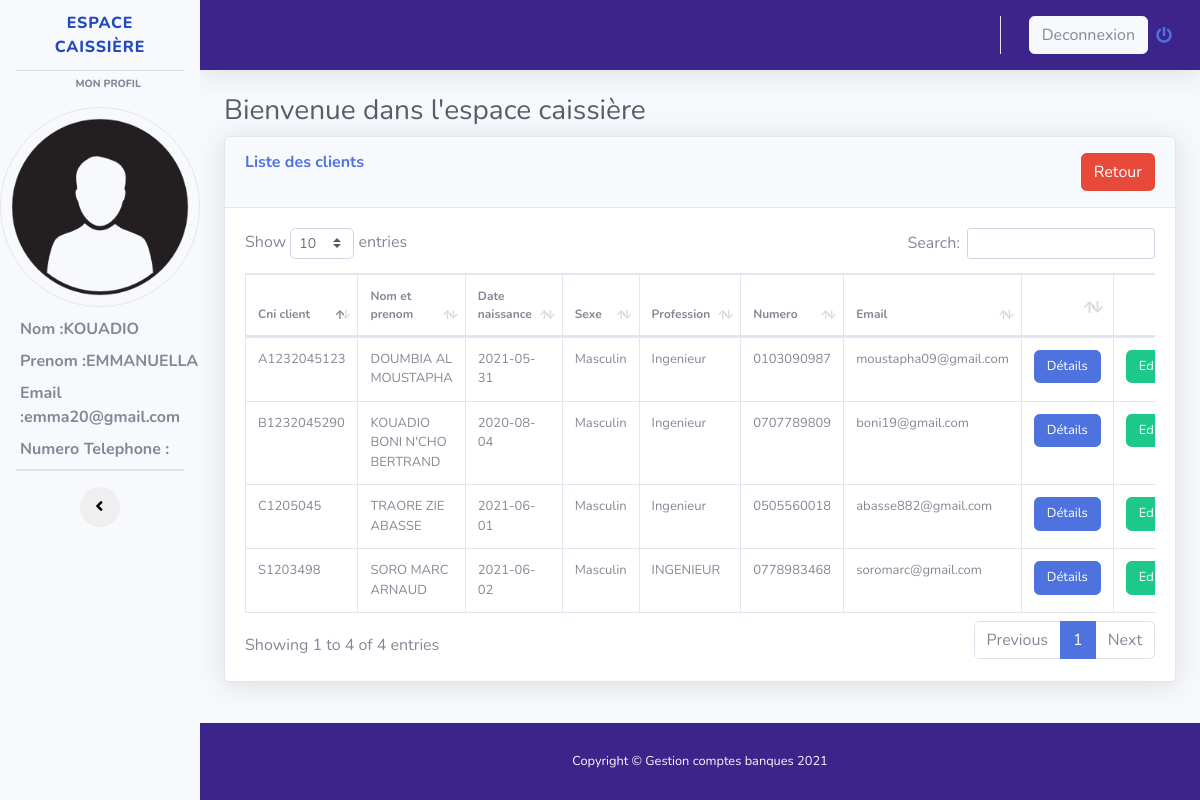
Page /espace_caissiere_liste_clients.php (signed in) on the committed database.
### tables this page shows
CREATE TABLE `caissiere` (
  `idcaisse` int(11) NOT NULL,
  `nomcaisse` varchar(255) NOT NULL,
  `prenomcaisse` varchar(255) NOT NULL,
  `emailcaisse` varchar(255) NOT NULL,
  `passwordcaisse` varchar(255) DEFAULT 'cib2021@',
  `numerocaisse` varchar(255) DEFAULT NULL,
  `archive` int(1) NOT NULL DEFAULT 0
);

CREATE TABLE `client` (
  `idclient` int(11) NOT NULL,
  `cni` varchar(255) DEFAULT NULL,
  `nomclient` varchar(255) NOT NULL,
  `prenomclient` varchar(255) NOT NULL,
  `datenaissance` date NOT NULL,
  `profession` varchar(255) NOT NULL,
  `telephone` varchar(255) NOT NULL,
  `email` varchar(255) DEFAULT NULL,
  `lienphoto` varchar(255) DEFAULT NULL,
  `liensignature` varchar(255) DEFAULT NULL,
  `archive` int(1) NOT NULL DEFAULT 0,
  `idsexe` int(1) NOT NULL DEFAULT 1
);

CREATE TABLE `sexe` (
  `idsexe` int(11) NOT NULL,
  `libsexe` varchar(255) NOT NULL
);

### espace_caissiere_liste_clients.php (the view, shortened to what this page needs)
<?php
$bd = bd();
?>
<!DOCTYPE html>
<html lang="en">
<head>
  <link href="vendor/fontawesome-free/css/all.min.css" rel="stylesheet" type="text/css">
  <link rel="stylesheet" href="//maxcdn.bootstrapcdn.com/font-awesome/4.7.0/css/font-awesome.min.css" />
  <link href="css/sb-admin-2.min.css" rel="stylesheet">
  <link href="vendor/datatables/dataTables.bootstrap4.min.css" rel="stylesheet">
</head>
<body id="page-top">
<div id="wrapper" class="bg-dark">
    <ul class="navbar-nav bg-light sidebar sidebar-white accordion" id="accordionSidebar">
      <a class="sidebar-brand d-flex align-items-center justify-content-center" href="#">
        <div class="sidebar-brand-icon rotate-n-15">
        </div>
        <div class="sidebar-brand-text mx-3">ESPACE CAISSIÈRE</div>
      </a>
      <hr class="sidebar-divider my-0">
     <div class="sidebar-heading" style="margin:5px auto;">
        Mon profil
      </div>
      <?php
        $requete = $bd->prepare("SELECT * FROM caissiere WHERE emailcaisse = ? ");
        $requete->execute(array($_SESSION['mail']));
        while($donne = $requete->fetch()){
      ?>
      <img src="image/user.png" class="rounded-circle border" alt="image" style="height: 200px; width:200px; margin:10px auto;"/>
      <label style="margin-left: 20px; font-weight:bold;">
          Nom :<?php echo $donne['nomcaisse']; ?>
      </label>
      <label style="margin-left: 20px; font-weight:bold">
          Prenom :<?php echo $donne['prenomcaisse']; ?>
      </label>
      <label style="margin-left: 20px; font-weight:bold">
          Email :<?php echo $donne['emailcaisse']; ?>
      </label>
      <label style="margin-left: 20px; font-weight:bold">
          Numero Telephone :<br> <?php echo $donne['numerocaisse']; ?>
      </label>
      <?php
        }
      ?>
      <hr class="sidebar-divider my-0">
      <hr class="sidebar-divider">
      <div class="text-center d-none d-md-inline">
        <button class="rounded-circle border-0" id="sidebarToggle"></button>
      </div>
    </ul>
    <div id="content-wrapper" class="d-flex flex-column">
      <div id="content">
        <nav class="navbar navbar-expand text-light topbar mb-4 static-top shadow" style="background:rgb(60,36,139);">
          <ul class="navbar-nav ml-auto">
            <li class="nav-item dropdown no-arrow">
              <a class="nav-link dropdown-toggle" href="#" id="userDropdown" role="button" data-toggle="dropdown" aria-haspopup="true" aria-expanded="false">
                <span class="mr-2 d-none d-lg-inline text-gray-600 small btn btn-light">Deconnexion</span>
                <i class="fas fa-power-off"></i>
              </a>
            </li>
          </ul>
        </nav>
        <div class="container-fluid">
          <h1 class="h3 mb-2 text-gray-800">Bienvenue dans l'espace caissière </h1>
          <div class="card shadow mb-4">
            <div class="card-header py-3">
              <h6 class="m-0 font-weight-bold text-primary">Liste des clients <a href="espace_caissiere_home.php" class="btn btn-danger text-white" style="float:right;">Retour </a></h6>
            </div>
            <?php
              $requete = $bd->prepare("SELECT * FROM client LEFT JOIN sexe ON sexe.idsexe = client.idsexe WHERE client.archive = 0 ");
              $donne = $requete->execute();
            ?>
            <div class="card-body">
              <div class="table-responsive">
                <table class="table table-bordered" id="dataTable" width="100%" cellspacing="0">
                  <thead>
                    <tr>
                      <th style="font-size:12px;">Cni client</th>
                      <th style="font-size:12px;">Nom et prenom</th>
                      <th style="font-size:12px;">Date naissance</th>
                      <th style="font-size:12px;">Sexe</th>
                      <th style="font-size:12px;">Profession</th>
                      <th style="font-size:12px;">Numero</th>
                      <th style="font-size:12px;">Email</th>
                      <th></th>
                      <th></th>
                    </tr>
                  </thead>
                  <tbody>
                    <?php
                    while($donnes = $requete->fetch() ){ ?>
                    <tr>
                      <td style="font-size:13px;"><?php echo $donnes['cni'];?></td>
                      <td style="font-size:13px;"><?php echo $donnes['nomclient'].' '.$donnes['prenomclient'];?></td>
                      <td style="font-size:13px;"><?php echo $donnes['datenaissance'];?></td>
                      <td style="font-size:13px;"><?php echo $donnes['libsexe'];?></td>
                      <td style="font-size:13px;"><?php echo $donnes['profession'];?></td>
                      <td style="font-size:13px;"><?php echo $donnes['telephone'];?></td>
                      <td style="font-size:13px;"><?php echo $donnes['email'];?></td>
                      <td><a class="btn btn-primary" style="font-size:13px;" title="Voir plus" href="voir_plus.php?Id_clt=<?php echo $donnes['idclient'];?>">Détails </a></td>
                      <td><a class="btn btn-success" title="Editer" style="font-size:13px;" href="editer_client.php?Id_clt=<?php echo $donnes['idclient'];?>">Editer </a></td>
                    </tr>
                    <?php
                      }
                    ?>
                  </tbody>
                </table>
              </div>
            </div>
          </div>
        </div>
      </div>
      <footer class="sticky-footer text-light" style="background:rgb(60,36,139);">
        <div class="container my-auto">
          <div class="copyright text-center my-auto">
            <span>Copyright &copy; Gestion comptes banques 2021</span>
          </div>
        </div>
      </footer>
    </div>
  </div>
</body>
</html>

### rows in the picture
caissiere: nomcaisse "KOUADIO", prenomcaisse "EMMANUELLA", emailcaisse "emma20@gmail.com"
client: cni "C1205045", nomclient "TRAORE", prenomclient "ZIE ABASSE", datenaissance "2021-06-01", idsexe.libsexe "Masculin", profession "Ingenieur", telephone "0505560018", email "abasse882@gmail.com"
client: cni "S1203498", nomclient "SORO", prenomclient "MARC ARNAUD", datenaissance "2021-06-02", idsexe.libsexe "Masculin", profession "INGENIEUR", telephone "0778983468", email "soromarc@gmail.com"
client: cni "A1232045123", nomclient "DOUMBIA", prenomclient "AL MOUSTAPHA", datenaissance "2021-05-31", idsexe.libsexe "Masculin", profession "Ingenieur", telephone "0103090987", email "moustapha09@gmail.com"
client: cni "B1232045290", nomclient "KOUADIO", prenomclient "BONI N'CHO BERTRAND", datenaissance "2020-08-04", idsexe.libsexe "Masculin", profession "Ingenieur", telephone "0707789809", email "boni19@gmail.com"
